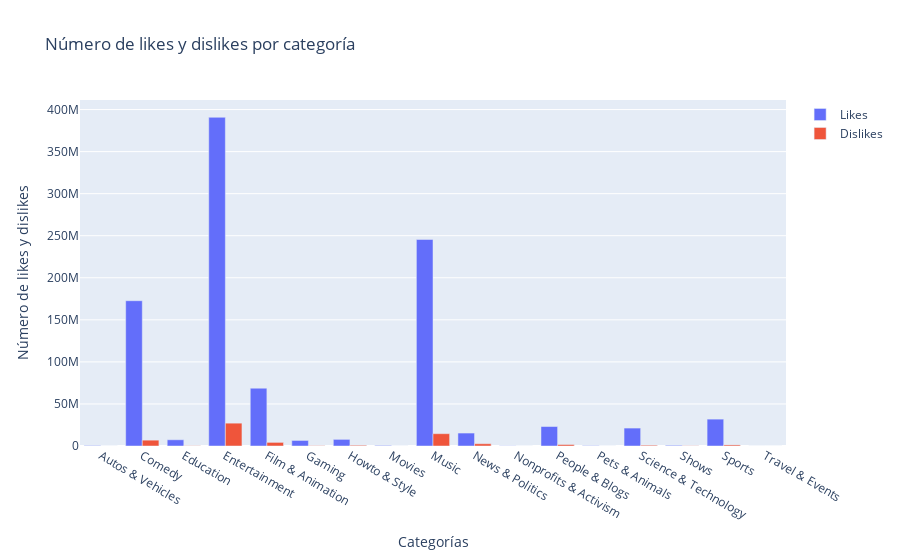

Notebook cell for this chart:
### Markdown cell above
### 2.- ¿Qué categorías de videos son los que más gustan? ¿Y las que menos gustan?

### Code cell
counts2 = df_limpio.groupby("category")
counts2a = pd.DataFrame(counts2.sum()["likes"])
counts2b = pd.DataFrame(counts2.sum()["dislikes"])

counts2a["dislikes"] = counts2b["dislikes"]
print(counts2a)

data = [go.Bar(
    name = 'Likes',
    y = counts2a['likes'],
    x = counts2a.index
    ),
    go.Bar(
    name = 'Dislikes',
    y = counts2a['dislikes'],
    x = counts2a.index
    )
]
layout = go.Layout(
    title = 'Número de likes y dislikes por categoría',
    yaxis = dict(title = 'Número de likes y dislikes'),
    xaxis = dict(title = 'Categorías')
)

fig = go.Figure(data = data, layout = layout)

fig.iplot()

### Figure 1 — Plotly figure (JSON) as saved in the notebook; plotly's stock layout.template omitted (floating-point values rounded to 4 significant figures)
{"data": [{"name": "Likes", "type": "bar", "x": ["Autos & Vehicles", "Comedy", "Education", "Entertainment", "Film & Animation", "Gaming", "Howto & Style", "Movies", "Music", "News & Politics", "Nonprofits & Activism", "People & Blogs", "Pets & Animals", "Science & Technology", "Shows", "Sports", "Travel & Events"], "y": [539571, 172728073, 7407171, 390775502, 68741041, 6595445, 7869922, 662651, 245529963, 15392113, 218112, 23160602, 361228, 21317848, 779128, 31941577, 16939]}, {"name": "Dislikes", "type": "bar", "x": ["Autos & Vehicles", "Comedy", "Education", "Entertainment", "Film & Animation", "Gaming", "Howto & Style", "Movies", "Music", "News & Politics", "Nonprofits & Activism", "People & Blogs", "Pets & Animals", "Science & Technology", "Shows", "Sports", "Travel & Events"], "y": [22284, 6940709, 244823, 27147595, 4293601, 335481, 857647, 34182, 14646234, 2711123, 8730, 1724044, 6357, 911720, 223922, 1292736, 616]}], "layout": {"title": {"text": "Número de likes y dislikes por categoría"}, "xaxis": {"title": {"text": "Categorías"}}, "yaxis": {"title": {"text": "Número de likes y dislikes"}}}}
